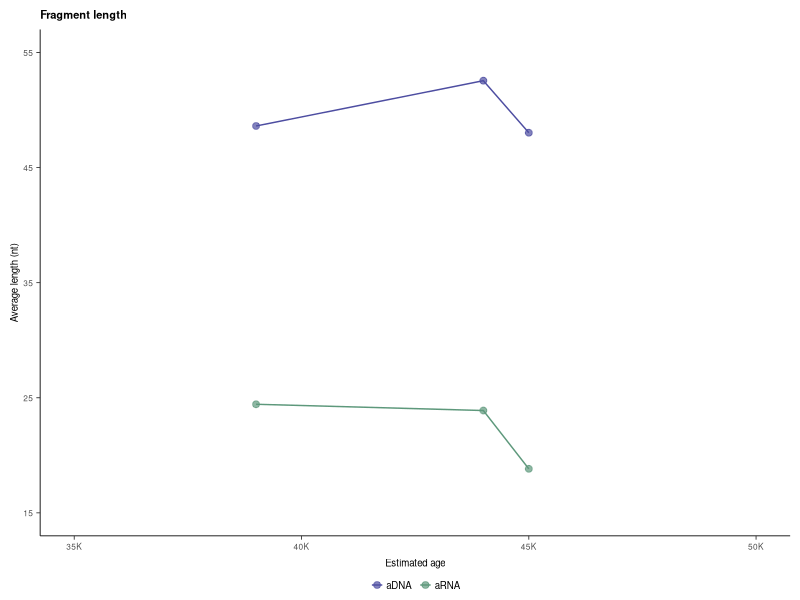

Recreate this plot in R.
#######################################
#                                     #
#      Figure 1E. Mammoth aRNA        #
#   Dr. Emilio Marmol-Sanchez. 2025   #
#                                     #
#######################################


library(ggplot2)

setwd("") #Insert path to Figure auxiliary files



Age_Length = read.table("Figure_1E_Table.txt", header=T)





setwd("") #Insert path to output Figure PDFs

#Figure 1E
pdf("aRNA_Mammoth_Figure_1E.pdf", height = 40/25.4, width = 40/25.4)
ggplot(Age_Length, aes(x=Age, y=Length, group=Type, fill=Type, color=Type)) +
  geom_point(size=2, alpha=0.7) + geom_line(linewidth=0.5) +
  
  theme_classic() +
  
  ylab("Average length (nt)") + xlab("Estimated age") +
  scale_y_continuous(limits = c(15, 55), breaks = seq(15, 55, 10),
                     labels = c("15","25", "35", "45", "55")) +
  scale_x_continuous(limits = c(35000, 50000), breaks = seq(35000, 50000, 5000),
                     labels = c("35K", "40K", "45K", "50K")) +
  
  scale_fill_manual(values=c("aRNA" = "#5D987B", "aDNA" = "#4D4DA1")) +
  scale_color_manual(values=c("#4D4DA1", "#5D987B")) +
  
  theme(axis.text.x = element_text(size = 6),
        axis.text.y = element_text(size = 6),
        axis.title.y = element_text(size = 7, margin = margin(r=2.5)),
        axis.title.x = element_text(size = 7, margin = margin(t=5)),
        axis.line = element_line(linewidth = 0.3),
        axis.ticks = element_line(linewidth = 0.3),
        plot.margin = margin(t = 0.25, r = 0.25, b = 0, l = 0.25, "cm")) +
  
  theme(legend.key.size = unit(0.65, "lines"),
        legend.key.height = unit(1.5, "lines"),
        legend.spacing.x = unit(0.4,"lines"),
        legend.margin = margin(t=-10),
        legend.position = "bottom", 
        legend.title = element_blank(), 
        legend.text = element_text(size = 7, margin = margin(l = 2))) +
  
  ggtitle("Fragment length") + theme(plot.title = element_text(size = 8)) +
  theme(plot.title = element_text(face="bold"))

dev.off()
